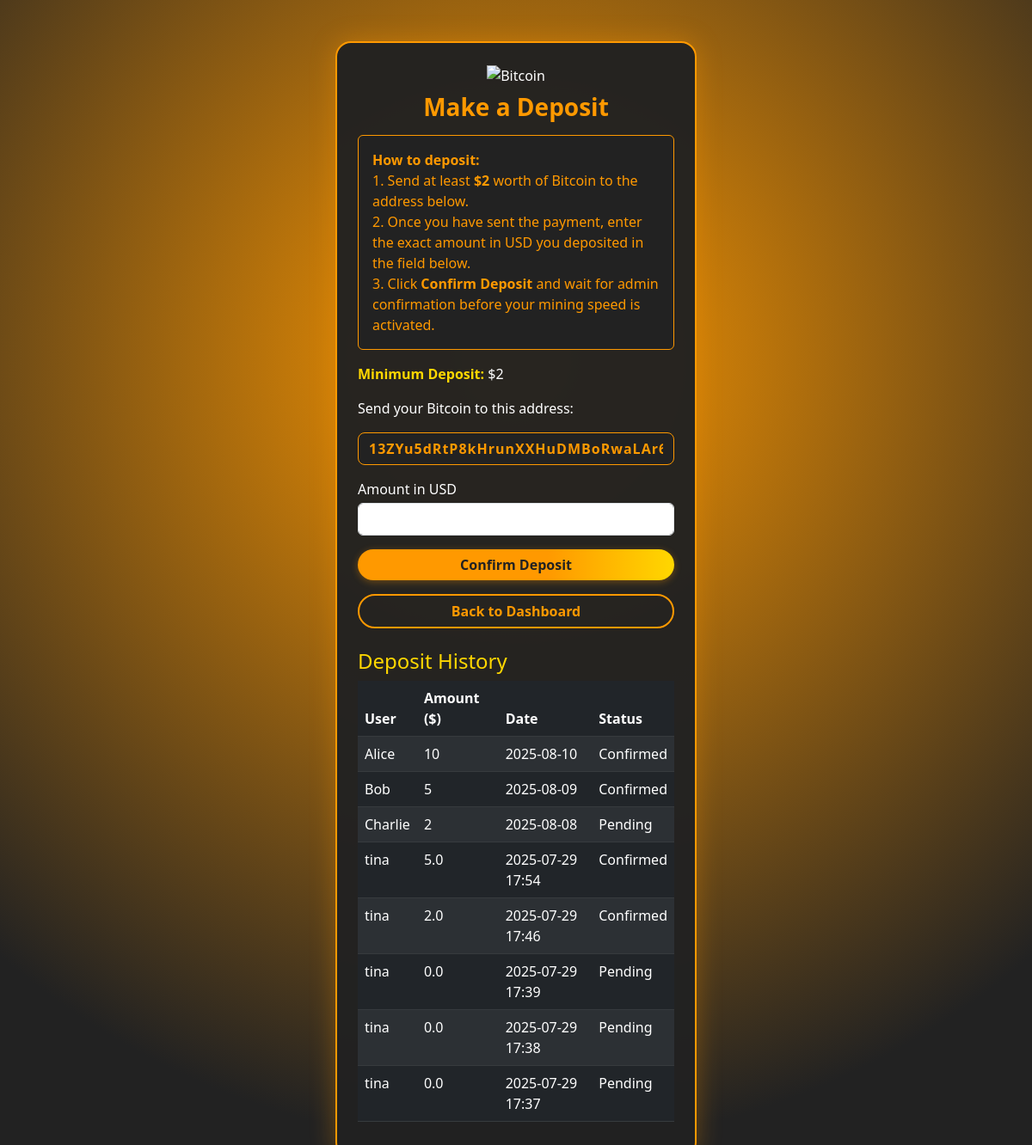
Before: /deposit/ (signed in) with the older database file.
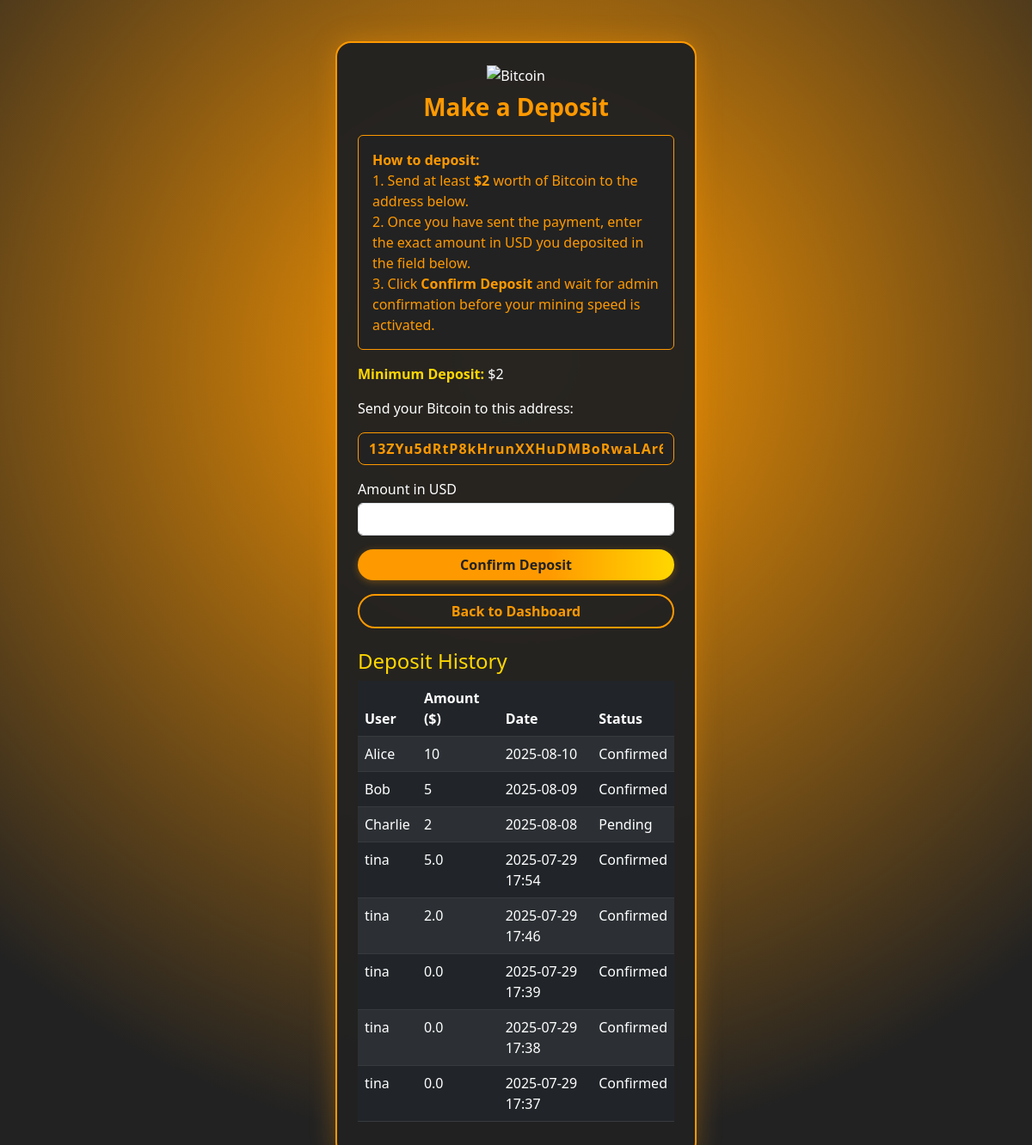
After: the same page with the newer database file.
### core/models.py (models this page shows)
class Deposit(models.Model):
    user = models.ForeignKey(User, on_delete=models.CASCADE)
    amount = models.FloatField()
    date = models.DateTimeField(auto_now_add=True)
    status = models.CharField(max_length=20, default='Pending')

### core/views.py (the view)
# urls.py: path('deposit/', deposit_view, name='deposit'),
@login_required
def deposit_view(request):
    if request.method == 'POST':
        amount = float(request.POST['amount'])
        if amount >= 2:
            Deposit.objects.create(user=request.user, amount=amount, status='Pending')
            return redirect('dashboard')
    user_deposits = Deposit.objects.filter(user=request.user).order_by('-date')[:5]
    fake_deposits = [
        {'username': 'Alice', 'amount': 10, 'date': '2025-08-10', 'status': 'Confirmed'},
        {'username': 'Bob', 'amount': 5, 'date': '2025-08-09', 'status': 'Confirmed'},
        {'username': 'Charlie', 'amount': 2, 'date': '2025-08-08', 'status': 'Pending'},
    ]
    return render(request, 'deposit.html', {
        "btc_address": "13ZYu5dRtP8kHrunXXHuDMBoRwaLAr6MCE",
        "user_deposits": user_deposits,
        "fake_deposits": fake_deposits,
    })

### templates/deposit.html (shortened to what this page needs)
<!DOCTYPE html>
<html lang="en">
<head>
    <link href="https://cdn.jsdelivr.net/npm/bootstrap@5.3.0/dist/css/bootstrap.min.css" rel="stylesheet">
</head>
<body>
<div class="container py-5">
    <div class="bitcoin-card p-4">
    <div class="text-center mb-3">
        <img src="https://cryptologos.cc/logos/bitcoin-btc-logo.png" alt="Bitcoin" width="50">
        <h3 class="section-title mt-2">Make a Deposit</h3>
    </div>
    <div class="alert alert-warning" style="background:#222; color:#ff9900; border:1px solid #ff9900;">
        <b>How to deposit:</b><br>
        1. Send at least <b>$2</b> worth of Bitcoin to the address below.<br>
        2. Once you have sent the payment, enter the exact amount in USD you deposited in the field below.<br>
        3. Click <b>Confirm Deposit</b> and wait for admin confirmation before your mining speed is activated.<br>
    </div>
    <p><strong style="color:#ffd700;">Minimum Deposit:</strong> $2</p>
    <p>Send your Bitcoin to this address:</p>
    <input type="text" class="form-control btc-address mb-3" value="{{ btc_address }}" readonly>
    <form method="post">
        <label class="mb-1">Amount in USD</label>
        <input type="number" step="0.01" name="amount" class="form-control mb-3" required>
        <button type="submit" class="btn btn-btc w-100 mb-2">Confirm Deposit</button>
    </form>
    <a href="/dashboard/" class="btn btn-back w-100 mt-2">Back to Dashboard</a>
    <h4 class="mt-4 mb-2" style="color:#ffd700;">Deposit History</h4>
<table class="table table-dark table-striped">
    <thead>
        <tr>
            <th>User</th>
            <th>Amount ($)</th>
            <th>Date</th>
            <th>Status</th>
        </tr>
    </thead>
    <tbody>
        {% for dep in fake_deposits %}
        <tr>
            <td>{{ dep.username }}</td>
            <td>{{ dep.amount }}</td>
            <td>{{ dep.date }}</td>
            <td>{{ dep.status }}</td>
        </tr>
        {% endfor %}
        {% for dep in user_deposits %}
        <tr>
            <td>{{ request.user.username }}</td>
            <td>{{ dep.amount }}</td>
            <td>{{ dep.date|date:"Y-m-d H:i" }}</td>
            <td>{{ dep.status }}</td>
        </tr>
        {% endfor %}
    </tbody>
</table>
</div>
</div>
</body>
</html>

### templates/deposit.html (style rules this page uses)
body { background: radial-gradient(circle at 50% 30%, #ff9900 0%, #222 80%); min-height: 100vh; }
.bitcoin-card { background: rgba(34, 34, 34, 0.97); border: 2px solid #ff9900; border-radius: 18px; box-shadow: 0 0 30px #ff990055; color: #fff; max-width: 420px; margin: auto; }
.section-title { color: #ff9900; font-weight: bold; }
.btc-address { background: #222; color: #ff9900; border: 1px solid #ff9900; border-radius: 8px; font-weight: bold; letter-spacing: 1px; }
.btn-btc { background: linear-gradient(90deg, #ff9900 60%, #ffd700 100%); color: #222; font-weight: bold; border: none; border-radius: 30px; box-shadow: 0 2px 8px #ff990055; }
.btn-back { border: 2px solid #ff9900; color: #ff9900; font-weight: bold; border-radius: 30px; background: transparent; }

Changed rows visible on the page:
changed Deposit (number 3 of 5 on the later page): status "Pending" → "Confirmed"
changed Deposit (number 4 of 5 on the later page): status "Pending" → "Confirmed"
changed Deposit (number 5 of 5 on the later page): status "Pending" → "Confirmed"
